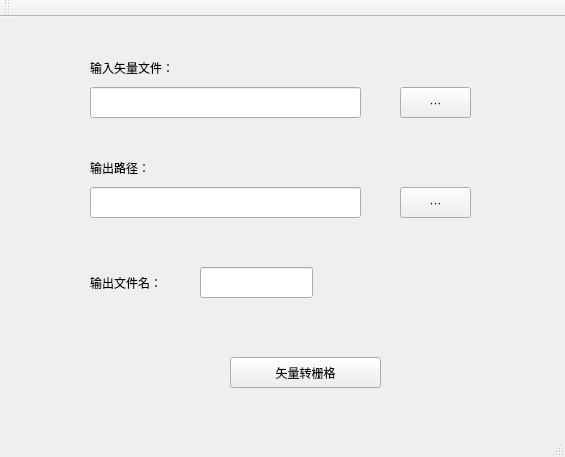
<?xml version="1.0" encoding="UTF-8"?>
<ui version="4.0">
 <class>SHPtoGRIDClass</class>
 <widget class="QMainWindow" name="SHPtoGRIDClass">
  <property name="geometry">
   <rect>
    <x>0</x>
    <y>0</y>
    <width>565</width>
    <height>457</height>
   </rect>
  </property>
  <property name="windowTitle">
   <string>SHPtoGRID</string>
  </property>
  <widget class="QWidget" name="centralWidget">
   <widget class="QLabel" name="labelFilename">
    <property name="geometry">
     <rect>
      <x>90</x>
      <y>250</y>
      <width>81</width>
      <height>31</height>
     </rect>
    </property>
    <property name="text">
     <string>输出文件名：</string>
    </property>
   </widget>
   <widget class="QPushButton" name="pushButtonOutput">
    <property name="geometry">
     <rect>
      <x>400</x>
      <y>170</y>
      <width>71</width>
      <height>31</height>
     </rect>
    </property>
    <property name="text">
     <string>···</string>
    </property>
   </widget>
   <widget class="QLabel" name="labelOutput">
    <property name="geometry">
     <rect>
      <x>90</x>
      <y>130</y>
      <width>91</width>
      <height>41</height>
     </rect>
    </property>
    <property name="text">
     <string>输出路径：</string>
    </property>
   </widget>
   <widget class="QLineEdit" name="lineEditOutput">
    <property name="geometry">
     <rect>
      <x>90</x>
      <y>170</y>
      <width>271</width>
      <height>31</height>
     </rect>
    </property>
   </widget>
   <widget class="QPushButton" name="pushButtonOK">
    <property name="geometry">
     <rect>
      <x>230</x>
      <y>340</y>
      <width>151</width>
      <height>31</height>
     </rect>
    </property>
    <property name="text">
     <string>矢量转栅格</string>
    </property>
   </widget>
   <widget class="QLineEdit" name="lineEditFilename">
    <property name="geometry">
     <rect>
      <x>200</x>
      <y>250</y>
      <width>113</width>
      <height>31</height>
     </rect>
    </property>
   </widget>
   <widget class="QLabel" name="labelInput">
    <property name="geometry">
     <rect>
      <x>90</x>
      <y>30</y>
      <width>121</width>
      <height>41</height>
     </rect>
    </property>
    <property name="text">
     <string>输入矢量文件：</string>
    </property>
   </widget>
   <widget class="QPushButton" name="pushButtonInput">
    <property name="geometry">
     <rect>
      <x>400</x>
      <y>70</y>
      <width>71</width>
      <height>31</height>
     </rect>
    </property>
    <property name="text">
     <string>···</string>
    </property>
   </widget>
   <widget class="QLineEdit" name="lineEditInput">
    <property name="geometry">
     <rect>
      <x>90</x>
      <y>70</y>
      <width>271</width>
      <height>31</height>
     </rect>
    </property>
   </widget>
  </widget>
  <widget class="QMenuBar" name="menuBar">
   <property name="geometry">
    <rect>
     <x>0</x>
     <y>0</y>
     <width>565</width>
     <height>26</height>
    </rect>
   </property>
  </widget>
  <widget class="QToolBar" name="mainToolBar">
   <attribute name="toolBarArea">
    <enum>TopToolBarArea</enum>
   </attribute>
   <attribute name="toolBarBreak">
    <bool>false</bool>
   </attribute>
  </widget>
  <widget class="QStatusBar" name="statusBar"/>
 </widget>
 <layoutdefault spacing="6" margin="11"/>
 <resources/>
 <connections/>
</ui>
